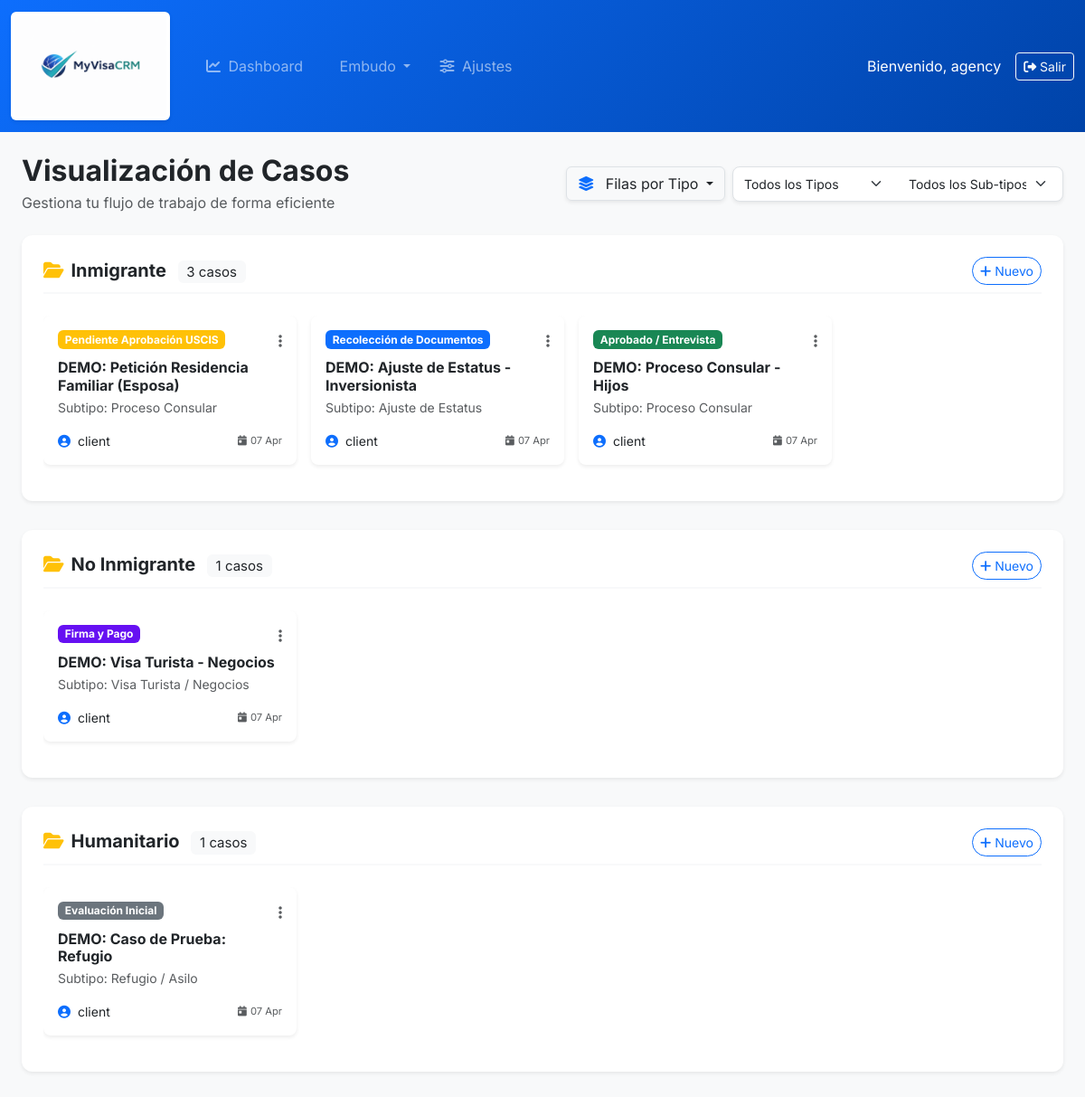
Screenshot of /funnel/?view=rows (signed in) with the database file from the repository.
### crm/models.py (models this page shows, shortened)
class TipoCaso(models.Model):
    agencia = models.ForeignKey(Agencia, on_delete=models.CASCADE, related_name='tipos_casos')
    nombre = models.CharField(max_length=100)

class Caso(models.Model):
    agencia = models.ForeignKey(Agencia, on_delete=models.CASCADE, related_name='casos', null=True)
    titulo = models.CharField(max_length=200, help_text="Ej: Juan Perez - Residencia")
    tipo = models.ForeignKey(TipoCaso, on_delete=models.SET_NULL, null=True, blank=True)
    sub_tipo = models.ForeignKey(SubTipoCaso, on_delete=models.SET_NULL, null=True, blank=True)
    chat_habilitado = models.BooleanField(
        default=True,
        help_text="Permite al cliente enviar mensajes al preparador desde su portal"
    )
    beneficiario_principal = models.ForeignKey(User, on_delete=models.CASCADE, related_name='casos_cliente')
    preparador = models.ForeignKey(User, on_delete=models.SET_NULL, null=True, related_name='casos_gestionados')
    status_actual = models.ForeignKey(CaseStatus, on_delete=models.PROTECT, related_name='casos')
    fecha_apertura = models.DateTimeField(auto_now_add=True)
    ultima_modificacion = models.DateTimeField(auto_now=True)
    esta_archivado = models.BooleanField(
        default=False,
        help_text="Los casos archivados no cuentan para el límite del plan, pero no se pueden editar ni reabrir."
    )

class CaseStatus(models.Model):
    agencia = models.ForeignKey(Agencia, on_delete=models.CASCADE, related_name='estados_casos', null=True)
    nombre = models.CharField(max_length=100)
    orden = models.PositiveIntegerField(default=0, help_text="Define la posición en el embudo")
    color = models.CharField(max_length=7, default="#0d6efd", help_text="Color en formato HEX para las etiquetas")
    class Meta:
        ordering = ['orden']
        verbose_name = "Estado del Caso"
        verbose_name_plural = "Estados de los Casos"

class SubTipoCaso(models.Model):
    tipo_caso = models.ForeignKey(TipoCaso, on_delete=models.CASCADE, related_name='subtipos')
    nombre = models.CharField(max_length=100)

### crm/views.py (the view)
# urls.py: path('funnel/', views.funnel_view, name='funnel'),
@login_required
def funnel_view(request):
    if request.user.profile.tipo != 'MIEMBRO':
        return redirect('client_portal')
    tipo_filtro = request.GET.get('tipo', '')
    sub_tipo_filtro = request.GET.get('sub_tipo', '')
    view_type = request.GET.get('view', 'kanban') # Default to kanban
    agencia = request.user.profile.agencia
    estados = CaseStatus.objects.filter(agencia=agencia).order_by('orden')
    casos_preparador = Caso.objects.filter(agencia=agencia).select_related('status_actual', 'tipo', 'sub_tipo')
    if tipo_filtro:
        casos_preparador = casos_preparador.filter(tipo_id=tipo_filtro)
    if sub_tipo_filtro:
        casos_preparador = casos_preparador.filter(sub_tipo_id=sub_tipo_filtro)
    casos_por_estado = {estado: [] for estado in estados}
    for caso in casos_preparador:
        if caso.status_actual in casos_por_estado:
            casos_por_estado[caso.status_actual].append(caso)
    tipos = TipoCaso.objects.filter(agencia=agencia)
    casos_por_tipo = {tipo: [] for tipo in tipos}
    for caso in casos_preparador:
        if caso.tipo in casos_por_tipo:
            casos_por_tipo[caso.tipo].append(caso)
    context = {
        'estados': estados,
        'casos_por_estado':    casos_por_estado,
        'casos_por_tipo': casos_por_tipo,
        'tipo_actual': tipo_filtro,
        'sub_tipo_actual': sub_tipo_filtro,
        'view_type': view_type,
        'tipos': tipos,
        'sub_tipos': SubTipoCaso.objects.filter(tipo_caso__agencia=agencia),
    }
    return render(request, 'crm/funnel.html', context)

### templates/crm/funnel.html (shortened to what this page needs)
{% extends 'base.html' %}
{% block content %}
<div class="row mb-4 align-items-center">
    <div class="col-md-6">
        <h2 class="fw-bold mb-1">Visualización de Casos</h2>
        <p class="text-muted mb-0">Gestiona tu flujo de trabajo de forma eficiente</p>
    </div>
    <div class="col-md-6">
        <div class="d-flex gap-2 justify-content-md-end mt-3 mt-md-0">
             <div class="dropdown">
                <button class="btn btn-white shadow-sm border dropdown-toggle" type="button" id="viewDropdown" data-bs-toggle="dropdown" aria-expanded="false">
                    <i class="fa-solid fa-layer-group me-2 text-primary"></i>
                    {% if view_type == 'kanban' %}Vista Kanban
                    {% elif view_type == 'rows' %}Filas por Tipo
                    {% elif view_type == 'list' %}Vista de Lista
                    {% endif %}
                </button>
            </div>
            <form method="get" class="d-flex gap-2 bg-white p-1 rounded-3 shadow-sm border">
                <select name="tipo" class="form-select form-select-sm border-0" style="min-width: 150px;" onchange="this.form.submit()">
                    <option value="">Todos los Tipos</option>
                </select>
                <select name="sub_tipo" class="form-select form-select-sm border-0" style="min-width: 150px;" onchange="this.form.submit()">
                    <option value="">Todos los Sub-tipos</option>
                </select>
            </form>
        </div>
    </div>
</div>
{% if view_type == 'kanban' %}
    <div class="kanban-board">
        {% for estado, listado_casos in casos_por_estado.items %}
        <div class="kanban-col border-0 shadow-sm" data-status-id="{{ estado.id }}">
            <h6 class="fw-bold mb-3 px-2 d-flex justify-content-between align-items-center">
                <span><i class="fa-solid fa-circle me-2" style="color: {{ estado.color|default:'#0d6efd' }}; font-size: 0.7rem;"></i>{{ estado.nombre }}</span>
                <span class="badge bg-white text-dark shadow-sm border rounded-pill small">{{ listado_casos|length }}</span>
            </h6>
            <div class="kanban-cards-container" style="min-height: 100px;">
                {% for caso in listado_casos %}
                    <div class="card kanban-card mb-3 shadow-sm border-0" data-id="{{ caso.pk }}">
                        <div class="card-body p-3">
                            <a href="{% url 'case_detail' caso.pk %}" class="text-decoration-none text-dark">
                                <h6 class="card-title fw-bold mb-1 text-primary">{{ caso.titulo }}</h6>
                            </a>
                            <div class="mb-2 mt-2">
                                <span class="badge bg-primary-subtle text-primary border-0 small">{{ caso.tipo.nombre|default:"Sin Tipo" }}</span>
                                <span class="badge bg-light text-secondary border-0 small">{{ caso.sub_tipo.nombre|default:"Sin Subtipo" }}</span>
                            </div>
                            <p class="text-muted small mb-0"><i class="fa-solid fa-user-circle me-1"></i> {{ caso.beneficiario_principal.get_full_name|default:caso.beneficiario_principal.username|truncatechars:20 }}</p>
                            {% with act=caso.actividades.first %}
                                {% if act %}
                                    <hr class="my-2 opacity-25">
                                    <div class="small fw-semibold d-flex justify-content-between text-{{ act.semaforo_alerta }}">
                                        <span><i class="fa-solid fa-bolt me-1"></i> {{ act.titulo|truncatechars:25 }}</span>
                                    </div>
                                {% endif %}
                            {% endwith %}
                        </div>
                    </div>
                {% empty %}
                    <div class="p-4 text-center text-muted small border rounded-3 bg-light border-dashed">
                        Vacío
                    </div>
                {% endfor %}
            </div>
        </div>
        {% endfor %}
    </div>
{% elif view_type == 'rows' %}
    {% for tipo, cases in casos_por_tipo.items %}
    <div class="swimlane-row shadow-sm" data-tipo-id="{{ tipo.id }}">
        <div class="swimlane-header d-flex justify-content-between align-items-center">
            <h5 class="fw-bold mb-0">
                <i class="fa-solid fa-folder-open text-warning me-2"></i>{{ tipo.nombre }}
                <span class="ms-2 badge bg-light text-dark fw-normal small">{{ cases|length }} casos</span>
            </h5>
            <button class="btn btn-sm btn-outline-primary rounded-pill"><i class="fa-solid fa-plus me-1"></i>Nuevo</button>
        </div>
        <div class="swimlane-container drag-container">
            {% for caso in cases %}
            <div class="card kanban-card swimlane-card shadow-sm border-0 rounded-3" data-id="{{ caso.pk }}">
                <div class="card-body p-3">
                    <div class="d-flex justify-content-between align-items-start mb-2">
                        <span class="badge" style="background-color: {{ caso.status_actual.color|default:'#0d6efd' }};">{{ caso.status_actual.nombre }}</span>
                        <div class="dropdown">
                            <i class="fa-solid fa-ellipsis-v text-muted cursor-pointer" data-bs-toggle="dropdown"></i>
                        </div>
                    </div>
                    <h6 class="fw-bold mb-1"><a href="{% url 'case_detail' caso.pk %}" class="text-dark text-decoration-none">{{ caso.titulo }}</a></h6>
                    <p class="text-muted small mb-3">Subtipo: {{ caso.sub_tipo.nombre|default:"N/A" }}</p>
                    <div class="d-flex justify-content-between align-items-center">
                        <div class="avatar-group small">
                             <i class="fa-solid fa-circle-user text-primary me-1"></i>
                             {{ caso.beneficiario_principal.get_full_name|default:caso.beneficiario_principal.username|truncatechars:18 }}
                        </div>
                        <div class="text-muted" style="font-size: 0.7rem;">
                            <i class="fa-solid fa-calendar-day me-1"></i>{{ caso.fecha_apertura|date:"d M" }}
                        </div>
                    </div>
                </div>
            </div>
            {% empty %}
            <div class="p-4 w-100 text-center text-muted border border-dashed rounded-3">
                No hay casos de este tipo activos.
            </div>
            {% endfor %}
        </div>
    </div>
    {% endfor %}
{% endif %}
{% endblock %}

### templates/base.html (shortened to what this page needs)
{% load static %}
<!DOCTYPE html>
<html lang="es">
<head>
    <link href="https://cdn.jsdelivr.net/npm/bootstrap@5.3.0/dist/css/bootstrap.min.css" rel="stylesheet">
    <link href="https://cdnjs.cloudflare.com/ajax/libs/font-awesome/6.4.0/css/all.min.css" rel="stylesheet">
</head>
<body>
    <nav class="navbar navbar-expand-lg navbar-dark mb-4">
        <div class="container-fluid">
            <a class="navbar-brand fw-bold" href="/">
                <img src="{% static 'crm/myvisacrm.png' %}" alt="MyVisaCRM" height="120" class="me-2 rounded shadow-sm bg-white p-1">
            </a>
            {% if user.is_authenticated %}
            <div class="collapse navbar-collapse" id="navs">
                <ul class="navbar-nav me-auto mb-2 mb-lg-0">
                    {% if user.is_staff %}
                    <li class="nav-item">
                        <a class="nav-link px-3" href="{% url 'dashboard' %}"><i class="fa-solid fa-chart-line me-1"></i> Dashboard</a>
                    </li>
                    <li class="nav-item dropdown">
                        <a class="nav-link dropdown-toggle px-3" href="#" id="funnelDropdown" role="button" data-bs-toggle="dropdown" aria-expanded="false">
                             Embudo
                        </a>
                    </li>
                    <li class="nav-item">
                        <a class="nav-link px-3" href="{% url 'global_settings' %}"><i class="fa-solid fa-sliders me-1"></i> Ajustes</a>
                    </li>
                    {% else %}
                    <li class="nav-item">
                        <a class="nav-link" href="{% url 'client_portal' %}"><i class="fa-solid fa-user"></i> Portal de Cliente</a>
                    </li>
                    {% endif %}
                </ul>
                <div class="d-flex text-white align-items-center">
                    <span class="me-3">Bienvenido, {{ user.username }}</span>
                    <form method="post" action="{% url 'logout' %}" class="d-inline">
                        <button type="submit" class="btn btn-sm btn-outline-light"><i class="fa-solid fa-right-from-bracket"></i> Salir</button>
                    </form>
                </div>
            </div>
            {% endif %}
        </div>
    </nav>
    <div class="container-fluid px-4 pb-5">
        {% block content %}{% endblock %}
    </div>
</body>
</html>

### templates/base.html (style rules this page uses)
body { background-color: #f8f9fa; font-family: 'Inter', sans-serif; }
.navbar { background: linear-gradient(135deg, #0d6efd 0%, #0043a8 100%); }
.card { border-radius: 12px; border: none; box-shadow: 0 4px 6px -1px rgba(0,0,0,.1),0 2px 4px -1px rgba(0,0,0,.06); }
.kanban-card { cursor: pointer; transition: transform 0.2s; }

### templates/crm/funnel.html (style rules this page uses)
.kanban-card { transition: all 0.2s ease; border: 1px solid #dee2e6; }
.swimlane-row { background: #fff; border-radius: 12px; margin-bottom: 2rem; padding: 1.5rem; box-shadow: 0 2px 10px rgba(0,0,0,0.05); }
.swimlane-header { border-bottom: 2px solid #f8f9fa; margin-bottom: 1.5rem; padding-bottom: 0.5rem; }
.swimlane-container { display: flex; gap: 1rem; overflow-x: auto; padding-bottom: 1rem; }
.swimlane-card { min-width: 280px; max-width: 280px; flex-shrink: 0; }
.cursor-pointer { cursor: pointer; }

### rows the page displays
TipoCaso: nombre "Inmigrante", cases "3"
Caso: status_actual.nombre "Pendiente Aprobación USCIS", titulo "DEMO: Petición Residencia Familiar (Esposa)", sub_tipo.nombre "Proceso Consular", beneficiario_principal.get_full_name "client", fecha_apertura "07 Apr"
Caso: status_actual.nombre "Recolección de Documentos", titulo "DEMO: Ajuste de Estatus - Inversionista", sub_tipo.nombre "Ajuste de Estatus", beneficiario_principal.get_full_name "client", fecha_apertura "07 Apr"
Caso: status_actual.nombre "Aprobado / Entrevista", titulo "DEMO: Proceso Consular - Hijos", sub_tipo.nombre "Proceso Consular", beneficiario_principal.get_full_name "client", fecha_apertura "07 Apr"
TipoCaso: nombre "No Inmigrante", cases "1"
Caso: status_actual.nombre "Firma y Pago", titulo "DEMO: Visa Turista - Negocios", sub_tipo.nombre "Visa Turista / Negocios", beneficiario_principal.get_full_name "client", fecha_apertura "07 Apr"
TipoCaso: nombre "Humanitario", cases "1"
Caso: status_actual.nombre "Evaluación Inicial", titulo "DEMO: Caso de Prueba: Refugio", sub_tipo.nombre "Refugio / Asilo", beneficiario_principal.get_full_name "client", fecha_apertura "07 Apr"

### other values shown
{{ user.username }} "agency"
